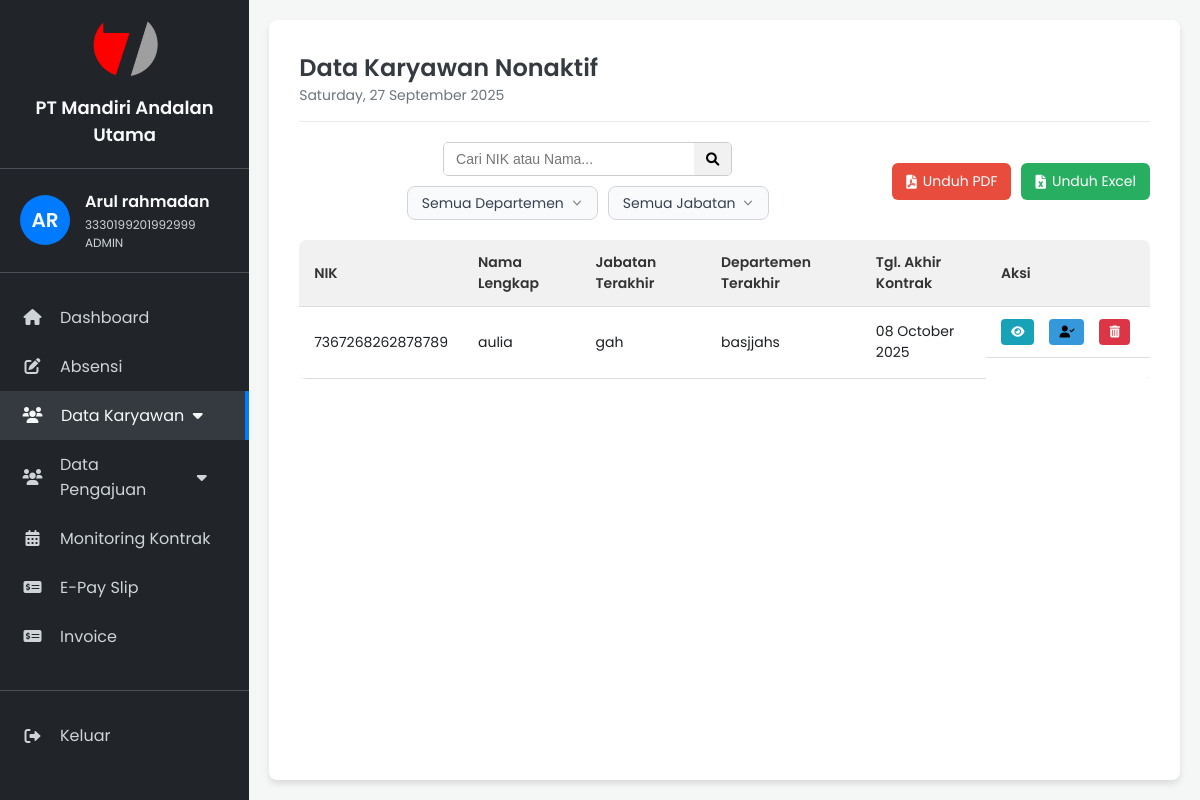
The app's page /admin/data_karyawan/karyawan_nonaktif.php (signed in) with its own data.
### tables this page shows
CREATE TABLE `karyawan` (
  `id_karyawan` bigint(20) UNSIGNED NOT NULL,
  `nama_karyawan` varchar(255) DEFAULT NULL,
  `jabatan` varchar(100) DEFAULT NULL,
  `jenis_kelamin` varchar(50) DEFAULT NULL,
  `tempat_lahir` varchar(100) DEFAULT NULL,
  `tanggal_lahir` date DEFAULT NULL,
  `alamat` varchar(255) DEFAULT NULL,
  `alamat_tinggal` varchar(255) DEFAULT NULL,
  `rt_rw` varchar(10) DEFAULT NULL,
  `kelurahan` varchar(100) DEFAULT NULL,
  `kecamatan` varchar(100) DEFAULT NULL,
  `kota_kabupaten` varchar(100) DEFAULT NULL,
  `nik_ktp` varchar(20) DEFAULT NULL,
  `pendidikan_terakhir` varchar(100) DEFAULT NULL,
  `no_hp` varchar(20) DEFAULT NULL,
  `alamat_email` varchar(255) DEFAULT NULL,
  `no_kk` varchar(20) DEFAULT NULL,
  `nama_ayah` varchar(100) DEFAULT NULL,
  `nama_ibu` varchar(100) DEFAULT NULL,
  `nik_karyawan` varchar(50) DEFAULT NULL,
  `nip` varchar(50) DEFAULT NULL,
  `penempatan` varchar(100) DEFAULT NULL,
  `nama_user` varchar(100) DEFAULT NULL,
  `kota` varchar(100) DEFAULT NULL,
  `area` varchar(100) DEFAULT NULL,
  `nomor_kontrak` varchar(100) DEFAULT NULL,
  `tanggal_pembuatan_pks` date DEFAULT NULL,
  `nomor_surat_tugas` varchar(100) DEFAULT NULL,
  `masa_penugasan` varchar(100) DEFAULT NULL,
  `tgl_aktif_masuk` date DEFAULT NULL,
  `join_date` date DEFAULT NULL,
  `end_date` date DEFAULT NULL,
  `end_date_pks` date DEFAULT NULL,
  `end_of_contract` date DEFAULT NULL,
  `status_karyawan` varchar(50) DEFAULT NULL,
  `status` varchar(50) DEFAULT NULL,
  `tgl_resign` date DEFAULT NULL,
  `cabang` varchar(100) DEFAULT NULL,
  `job` varchar(100) DEFAULT NULL,
  `channel` varchar(100) DEFAULT NULL,
  `tgl_rmu` date DEFAULT NULL,
  `nomor_rekening` varchar(50) DEFAULT NULL,
  `nama_bank` varchar(50) DEFAULT NULL,
  `gapok` decimal(10,2) DEFAULT NULL,
  `umk_ump` decimal(10,2) DEFAULT NULL,
  `tanggal_pernyataan` date DEFAULT NULL,
  `npwp` varchar(50) DEFAULT NULL,
  `status_pajak` varchar(50) DEFAULT NULL,
  `recruitment_officer` varchar(100) DEFAULT NULL,
  `team_leader` varchar(100) DEFAULT NULL,
  `recruiter` varchar(100) DEFAULT NULL,
  `tl` varchar(100) DEFAULT NULL,
  `manager` varchar(100) DEFAULT NULL,
  `nama_sm` varchar(100) DEFAULT NULL,
  `nama_sh` varchar(100) DEFAULT NULL,
  `sales_code` varchar(50) DEFAULT NULL,
  `nomor_reff` varchar(50) DEFAULT NULL,
  `no_bpjamsostek` varchar(50) DEFAULT NULL,
  `no_bpjs_kes` varchar(50) DEFAULT NULL,
  `role` enum('HRD','KARYAWAN','ADMIN') DEFAULT NULL,
  `proyek` enum('ALLO','MOLADIN','NOBU','CIMB','CNAF','BNIF','SMBCI','INTERNAL') DEFAULT NULL,
  `surat_tugas` varchar(255) DEFAULT NULL
);

### admin/config.php (called while the page is built, shortened)
<?php
function e($string) {
    return htmlspecialchars($string, ENT_QUOTES, 'UTF-8');
}
?>

### admin/data_karyawan/karyawan_nonaktif.php (the view, shortened to what this page needs)
<?php
require_once __DIR__ . '/../config.php';
$id_karyawan_admin = $_SESSION['id_karyawan'];
$nama_user_admin = $_SESSION['nama'];
$role_user_admin = $_SESSION['role'];
$stmt_admin_info = $conn->prepare("SELECT nik_ktp, jabatan FROM karyawan WHERE id_karyawan = ?");
$stmt_admin_info->bind_param("i", $id_karyawan_admin);
$stmt_admin_info->execute();
$result_admin_info = $stmt_admin_info->get_result();
$admin_info = $result_admin_info->fetch_assoc();
if ($admin_info) {
    $nik_user_admin = $admin_info['nik_ktp'];
} else {
    $nik_user_admin = 'Tidak Ditemukan';
    $jabatan_user_admin = 'Tidak Ditemukan';
}
$search_query   = $_GET['search']    ?? '';
$filter_dept    = $_GET['departemen'] ?? '';
$filter_jabatan = $_GET['jabatan']    ?? '';
$sql = "
    SELECT
        k.id_karyawan,
        COALESCE(NULLIF(k.nik_karyawan,''), NULLIF(k.nik_ktp,'')) AS nik,
        k.nama_karyawan                                             AS nama,
        k.jabatan,
        COALESCE(NULLIF(k.cabang,''), NULLIF(k.penempatan,''), NULLIF(k.area,'')) AS departemen,
        COALESCE(k.end_of_contract, k.end_date_pks, k.end_date) AS tanggal_akhir_kontrak,
        NULL AS surat_paklaring
    FROM karyawan k
    WHERE UPPER(k.status) = 'TIDAK AKTIF'
";
$sql .= " ORDER BY k.nama_karyawan ASC";
$stmt = $conn->prepare($sql);
if ($stmt) {
    $stmt->execute();
    $result    = $stmt->get_result();
    $employees = $result->fetch_all(MYSQLI_ASSOC);
} else {
    $employees = [];
    error_log("SQL error nonaktif: ".$conn->error);
}
?>
<!doctype html>
<html lang="id">
<head>
<link rel="stylesheet" href="../style.css">
<link rel="stylesheet" href="https://cdnjs.cloudflare.com/ajax/libs/font-awesome/6.0.0-beta3/css/all.min.css">
</head>
<body>
<div class="container">
    <aside class="sidebar">
        <div class="company-brand">
            <img src="../image/manu.png" alt="Logo PT Mandiri Andalan Utama" class="company-logo">
            <p class="company-name">PT Mandiri Andalan Utama</p>
        </div>
        <div class="user-info">
            <div class="user-avatar"><?= e(strtoupper(substr($nama_user_admin,0,2))) ?></div>
            <div class="user-details">
                <p class="user-name"><?= e($nama_user_admin) ?></p>
                <p class="user-id"><?= e($nik_user_admin ?: '—') ?></p>
                <p class="user-role"><?= e($role_user_admin) ?></p>
            </div>
        </div>
        <nav class="sidebar-nav">
            <ul>
                <li><a href="../dashboard_admin.php"><i class="fas fa-home"></i> Dashboard</a></li>
                <li><a href="./absensi/absensi.php"><i class="fas fa-edit"></i> Absensi </a></li>
                <li class="active dropdown-trigger">
                    <a href="#" class="dropdown-link"><i class="fas fa-users"></i> Data Karyawan <i class="fas fa-caret-down"></i></a>
                </li>
                <li class="dropdown-trigger">
                        <a href="#" class="dropdown-link"><i class="fas fa-users"></i> Data Pengajuan <i
                                class="fas fa-caret-down"></i></a>
                    </li>
                <li><a href="../monitoring_kontrak/monitoring_kontrak.php"><i class="fas fa-calendar-alt"></i> Monitoring Kontrak</a></li>
                <li><a href="../payslip/e_payslip_admin.php"><i class="fas fa-money-check-alt"></i> E-Pay Slip</a></li>
                 <li><a href="../invoice/invoice.php"><i class="fas fa-money-check-alt"></i> Invoice</a></li>
            </ul>
        </nav>
        <div class="logout-link">
            <a href="../../logout.php"><i class="fas fa-sign-out-alt"></i> Keluar</a>
        </div>
    </aside>
    <main class="main-content">
        <header class="main-header">
            <h1>Data Karyawan Nonaktif</h1>
            <p class="current-date"><?= date('l, d F Y'); ?></p>
        </header>
        <div class="toolbar">
            <div class="search-filter-container">
                <form action="karyawan_nonaktif.php" method="GET" class="search-form">
                    <div class="search-box">
                        <input type="text" name="search" placeholder="Cari NIK atau Nama..." value="<?= e($search_query) ?>">
                        <button type="submit"><i class="fas fa-search"></i></button>
                    </div>
                    <div class="filter-box">
                        <select name="departemen" onchange="this.form.submit()">
                            <option value="">Semua Departemen</option>
                        </select>
                        <select name="jabatan" onchange="this.form.submit()">
                            <option value="">Semua Jabatan</option>
                        </select>
                    </div>
                </form>
            </div>
            <div class="action-buttons">
                <a class="download-btn pdf"
                   href="export_nonaktif_pdf.php?search=<?= urlencode($search_query) ?>&departemen=<?= urlencode($filter_dept) ?>&jabatan=<?= urlencode($filter_jabatan) ?>">
                    <i class="fas fa-file-pdf"></i> Unduh PDF
                </a>
                <a class="download-btn excel"
                   href="export_nonaktif_excel.php?search=<?= urlencode($search_query) ?>&departemen=<?= urlencode($filter_dept) ?>&jabatan=<?= urlencode($filter_jabatan) ?>">
                    <i class="fas fa-file-excel"></i> Unduh Excel
                </a>
            </div>
        </div>
        <div class="data-table-container">
            <table>
                <thead>
                    <tr>
                        <th>NIK</th>
                        <th>Nama Lengkap</th>
                        <th>Jabatan Terakhir</th>
                        <th>Departemen Terakhir</th>
                        <th>Tgl. Akhir Kontrak</th>
                        <th>Aksi</th>
                    </tr>
                </thead>
                <tbody>
                <?php if (empty($employees)): ?>
                    <tr><td colspan="6" style="text-align:center;">Tidak ada data karyawan nonaktif yang ditemukan.</td></tr>
                <?php else: foreach ($employees as $row): ?>
                    <tr>
                        <td><?= e($row['nik'] ?? '-') ?></td>
                        <td><?= e($row['nama'] ?? '-') ?></td>
                        <td><?= e($row['jabatan'] ?? '-') ?></td>
                        <td><?= e($row['departemen'] ?? '-') ?></td>
                        <td><?= !empty($row['tanggal_akhir_kontrak']) ? date('d F Y', strtotime($row['tanggal_akhir_kontrak'])) : '-' ?></td>
                        <td class="action-buttons">
                            <button class="action-btn view-btn" title="Lihat" onclick="openViewModal('<?= e($row['id_karyawan']) ?>')">
                                <i class="fas fa-eye"></i>
                            </button>
                            <button class="action-btn" style="background:#3498db" title="Aktifkan"
                                    onclick="confirmActivate('<?= e($row['nik'] ?? '') ?>')">
                                <i class="fas fa-user-check"></i>
                            </button>
                            <button class="action-btn delete-btn" title="Hapus Permanen"
                                    onclick="confirmDelete('<?= e($row['nik'] ?? '') ?>')">
                                <i class="fas fa-trash-alt"></i>
                            </button>
                        </td>
                    </tr>
                <?php endforeach; endif; ?>
                </tbody>
            </table>
        </div>
    </main>
</div>
</body>
</html>

### admin/style.css (style rules this page uses)
:root { --primary-color: #007bff; --dark-bg: #212529; --darker-bg: #1c2024; --text-color: #f8f9fa; --light-text-color: #ced4da; --active-bg: #343a40; --border-color: #495057; }
* { margin: 0; padding: 0; box-sizing: border-box; }
body { font-family: 'Poppins', sans-serif; background-color: #f4f7f6; color: var(--darker-bg); }
.container { display: flex; height: 100vh; }
.sidebar { width: 280px; background-color: var(--dark-bg); color: var(--text-color); display: flex; flex-direction: column; padding: 20px 0; }
.company-brand { padding: 0 20px 20px; text-align: center; border-bottom: 1px solid var(--border-color); margin-bottom: 20px; }
.company-logo { max-width: 70px; height: auto; margin-bottom: 10px; }
.company-name { font-size: 18px; font-weight: 600; color: var(--text-color); margin: 0; }
.user-info { display: flex; align-items: center; padding: 0 20px 20px; border-bottom: 1px solid var(--border-color); margin-bottom: 20px; }
.user-avatar { width: 50px; height: 50px; background-color: var(--primary-color); border-radius: 50%; display: flex; justify-content: center; align-items: center; font-size: 20px; font-weight: 600; margin-right: 15px; }
.user-details .user-name { font-size: 16px; font-weight: 600; margin-bottom: 2px; }
.user-details .user-id, .user-details .user-role { font-size: 12px; color: var(--light-text-color); margin: 0; }
.sidebar-nav ul { list-style: none; }
.sidebar-nav li a { display: flex; align-items: center; padding: 12px 20px; color: var(--light-text-color); text-decoration: none; transition: background-color 0.2s, color 0.2s; }
.sidebar-nav li a:hover, .sidebar-nav li.active a { background-color: var(--active-bg); color: var(--text-color); }
.sidebar-nav li.active a { border-right: 4px solid var(--primary-color); }
.sidebar-nav li a i { width: 25px; text-align: center; margin-right: 15px; }
.logout-link { margin-top: auto; padding: 20px 0; border-top: 1px solid var(--border-color); }
.logout-link a { display: flex; align-items: center; padding: 12px 20px; color: var(--light-text-color); text-decoration: none; transition: background-color 0.2s, color 0.2s; }
.logout-link a i { width: 25px; text-align: center; margin-right: 15px; }
.main-content { flex-grow: 1; padding: 30px; background-color: #fff; border-radius: 8px; box-shadow: 0 4px 6px rgba(0, 0, 0, 0.1); margin: 20px; overflow: auto; }
.main-header { margin-bottom: 20px; padding-bottom: 15px; border-bottom: 1px solid #e9ecef; }
.main-header h1 { font-size: 24px; font-weight: 600; color: #343a40; }
.main-header .current-date { font-size: 14px; color: #6c757d; }
.action-buttons { margin-bottom: 20px; }
.data-table-container { overflow-x: auto; }
table { width: 100%; border-collapse: collapse; background-color: #fff; border-radius: 8px; overflow: hidden; box-shadow: 0 2px 5px rgba(0, 0, 0, 0.05); }
thead { background-color: #f1f1f1; }
th, td { padding: 12px 15px; text-align: left; border-bottom: 1px solid #ddd; font-size: 14px; }
th { font-weight: 600; color: #333; }
.action-btn { padding: 6px 10px; border-radius: 4px; border: none; cursor: pointer; font-size: 12px; margin-right: 5px; position: relative; z-index: 10; outline: none; transition: background-color 0.2s; }
.view-btn { background-color: #17a2b8; color: white; }
.delete-btn { background-color: #dc3545; color: white; }
.toolbar { display: flex; justify-content: space-between; align-items: center; margin-bottom: 20px; }
.search-filter-container { display: flex; gap: 15px; align-items: center; }
.search-form { display: flex; align-items: center; gap: 15px; }
.search-box { display: flex; border: 1px solid #ccc; border-radius: 5px; overflow: hidden; }
.search-box input { border: none; padding: 8px 12px; font-size: 14px; width: 250px; }
.search-box button { background-color: #f1f1f1; border: none; padding: 8px 12px; cursor: pointer; transition: background-color 0.2s; }
.filter-box select { padding: 8px 12px; border: 1px solid #ccc; border-radius: 5px; font-size: 14px; background-color: white; }

### records on screen
karyawan: nik_ktp "3330199201992999"
karyawan: nik "7367268262878789", nama_karyawan "aulia", jabatan "gah", departemen "basjjahs", tanggal_akhir_kontrak "08 October 2025"

### other values on screen
substr($nama_user_admin,0,2) "AR"
$nama_user_admin "Arul rahmadan"
$role_user_admin "ADMIN"
